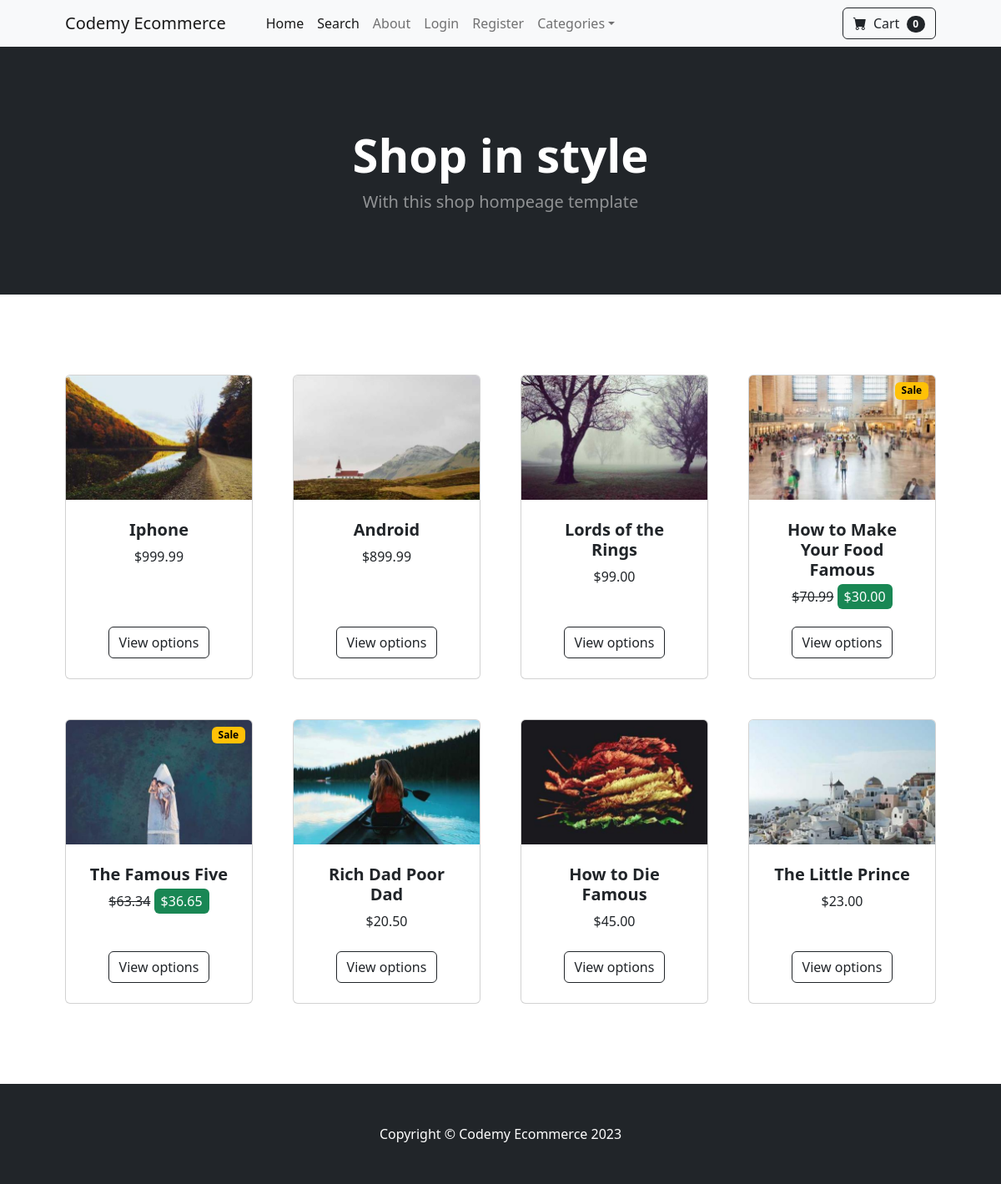
The page / on the database its author committed.
### store/models.py (models this page shows, shortened)
class Product(models.Model):
    name=models.CharField(max_length=100)
    price=models.DecimalField(default=0, decimal_places=2, max_digits=6)
    category=models.ForeignKey(Category, on_delete=models.CASCADE, default=1)
    description=models.CharField(max_length=250, default='', blank=True, null=True)
    image=models.ImageField(upload_to='uploads/product/')
    is_sale=models.BooleanField(default=False)
    sale_price=models.DecimalField(default=0, decimal_places=2, max_digits=6)

### store/views.py (the view)
# urls.py: 2. Add a URL to urlpatterns:  path('', views.home, name='home')
def home(request):
    products = Product.objects.all()
    return render(request, 'home.html', {'products': products})

### cart/cart.py (called while the page is built)
    def __len__(self):
        return len(self.cart)

### cart/context_processors.py (called while the page is built)
def cart(request):
	return {'cart': Cart(request)}

### store/templates/home.html
{% extends "base.html" %}
{% load static %}
{% block content %}
<header class="bg-dark py-5">
  <div class="container px-4 px-lg-5 my-5">
    <div class="text-center text-white">
      <h1 class="display-4 fw-bolder">Shop in style</h1>
      <p class="lead fw-normal text-white-50 mb-0">
        With this shop hompeage template
      </p>
    </div>
  </div>
</header>
<section class="py-5">
  <div class="container px-4 px-lg-5 mt-5">
    <div
      class="row gx-4 gx-lg-5 row-cols-2 row-cols-md-3 row-cols-xl-4 justify-content-center"
    >
      {% for product in products %}
      <div class="col mb-5">
        <div class="card h-100">
          {% if product.is_sale %}
          <div
            class="badge bg-warning text-black position-absolute"
            style="top: 0.5rem; right: 0.5rem"
          >
            Sale
          </div>
          {% endif %}
          <img
            class="card-img-top"
            src="{{ product.image.url }}"
            alt="{{ product.name }}"
          />
          <div class="card-body p-4">
            <div class="text-center">
              <h5 class="fw-bolder">{{ product.name }}</h5>
              {% if product.is_sale %}
              <strike>${{product.price}}</strike>&nbsp;<span
                class="px-2 py-1 bg-success text-white rounded"
                >${{product.sale_price}}</span
              >
              {% else %} ${{ product.price }} {% endif %}
            </div>
          </div>
          <div class="card-footer p-4 pt-0 border-top-0 bg-transparent">
            <div class="text-center">
              <a
                class="btn btn-outline-dark mt-auto"
                href="{% url 'product' product.id %}"
                >View options</a
              >
            </div>
          </div>
        </div>
      </div>
      {% endfor %}
    </div>
  </div>
</section>
{% endblock %}

### store/templates/base.html (shortened to what this page needs)
{% load static %}
<!DOCTYPE html>
<html lang="en">
    <head>
        <link href="https://cdn.jsdelivr.net/npm/bootstrap-icons@1.5.0/font/bootstrap-icons.css" rel="stylesheet" />
        <link href="{% static "css/styles.css" %}" rel="stylesheet" />
    </head>
    <body>
        {% include "navbar.html" %}
        {% block content %}{% endblock %}
        {% include "footer.html" %}
    </body>
</html>

### store/templates/navbar.html (shortened to what this page needs)
<nav class="navbar navbar-expand-lg navbar-light bg-light">
  <div class="container px-4 px-lg-5">
    <a class="navbar-brand" href="{% url "home" %}">Codemy Ecommerce</a>
    <div class="collapse navbar-collapse" id="navbarSupportedContent">
      <ul class="navbar-nav me-auto mb-2 mb-lg-0 ms-lg-4">
        <li class="nav-item">
          <a class="nav-link active" aria-current="page" href="{% url "home" %}">Home</a>
        </li>
        <li class="nav-item">
          <a class="nav-link active" aria-current="page" href="{% url "search" %}">Search</a>
        </li>
        <li class="nav-item"><a class="nav-link" href="{% url "about" %}">About</a></li>
        {% if user.is_authenticated %}
        <li><a class="dropdown-item" href="{% url "update_user" %}">Profile</a></li>
        <li><a class="dropdown-item" href="{% url "update_info" %}">User Info</a></li>
        {% if user.is_superuser %}
        <li><a class="dropdown-item" href="{% url "shipped_dash" %}">Shipped Orders</a></li>
        <li><a class="dropdown-item" href="{% url "not_shipped_dash" %}">Unshipped Orders</a></li>
        {% endif %}
        <li class="nav-item"><a class="nav-link" href="{% url "logout" %}">Logout</a></li>
        {% else %}
        <li class="nav-item"><a class="nav-link" href="{% url "login" %}">Login</a></li>
        <li class="nav-item"><a class="nav-link" href="{% url "register" %}">Register</a></li>
        {% endif %}
        <li class="nav-item dropdown">
          <a
            class="nav-link dropdown-toggle"
            id="navbarDropdown"
            href="#"
            role="button"
            data-bs-toggle="dropdown"
            aria-expanded="false"
            >Categories</a
          >
        </li>
      </ul>
      <form class="d-flex">
        <a href='{% url "cart_summary" %}' class="btn btn-outline-dark">
          <i class="bi-cart-fill me-1"></i>
          Cart
          <span id='cart_quantity' class="badge bg-dark text-white ms-1 rounded-pill">{{cart|length}}</span>
        </a>
      </form>
    </div>
  </div>
</nav>

### store/templates/footer.html
 <footer class="py-5 bg-dark">
    <div class="container"><p class="m-0 text-center text-white">Copyright &copy; Codemy Ecommerce 2023</p></div>
</footer>

### rows shown on the page
Product: image (picture), name "Iphone", price "999.99"
Product: image (picture), name "Android", price "899.99"
Product: image (picture), name "Lords of the Rings", price "99.00"
Product: is_sale "Sale", image (picture), name "How to Make Your Food Famous", price "70.99", sale_price "30.00"
Product: is_sale "Sale", image (picture), name "The Famous Five", price "63.34", sale_price "36.65"
Product: image (picture), name "Rich Dad Poor Dad", price "20.50"
Product: image (picture), name "How to Die Famous", price "45.00"
Product: image (picture), name "The Little Prince", price "23.00"

### other values the page prints
{{ cart|length }} "0"
